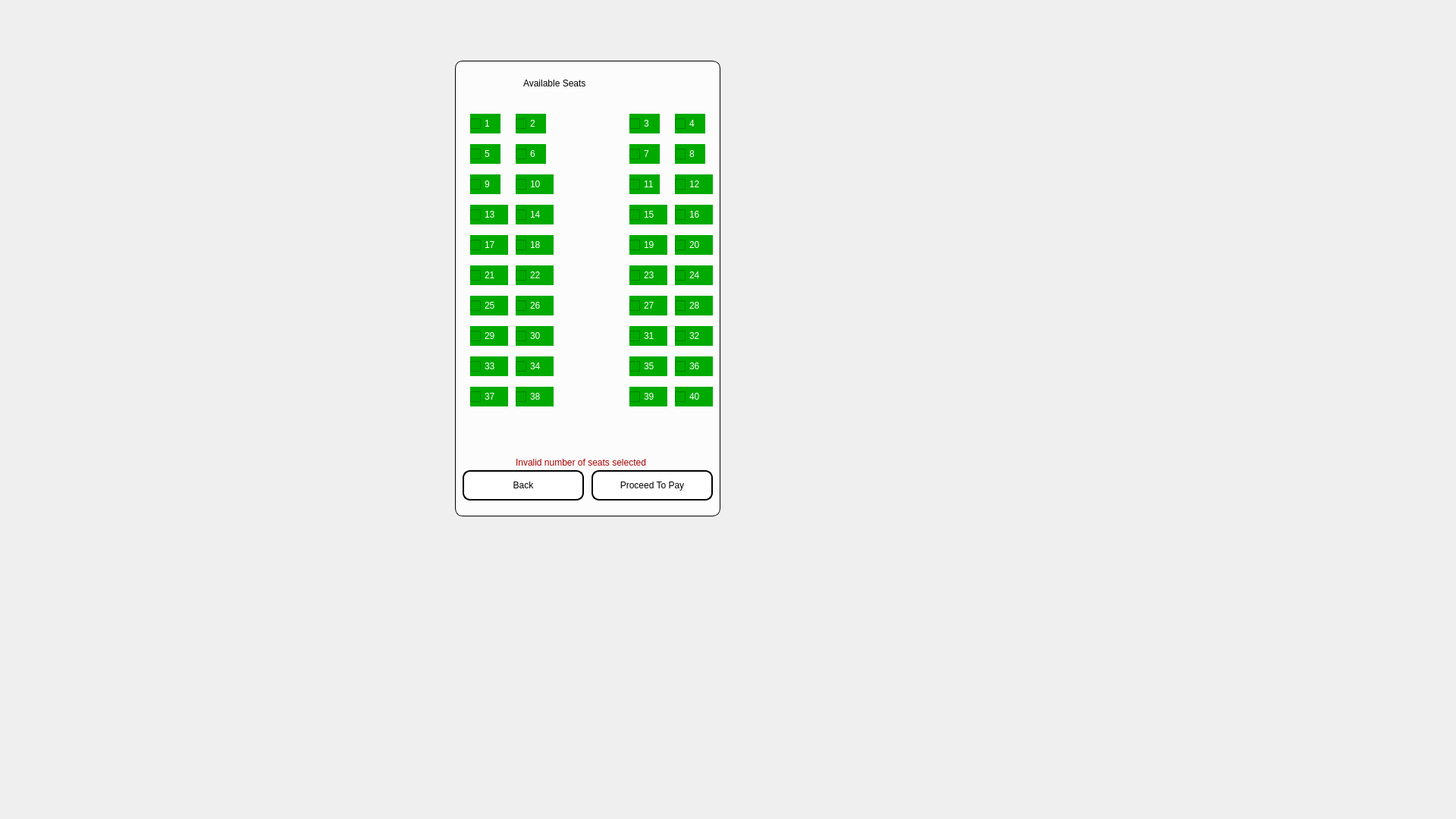
<?xml version="1.0" encoding="UTF-8"?>
<ui version="4.0">
 <class>Seats</class>
 <widget class="QDialog" name="Seats">
  <property name="geometry">
   <rect>
    <x>0</x>
    <y>0</y>
    <width>1920</width>
    <height>1080</height>
   </rect>
  </property>
  <property name="windowTitle">
   <string>Dialog</string>
  </property>
  <property name="styleSheet">
   <string notr="true">#Seats{
border-image: url(:/images/seatsss.jpg);}
#frame{
background-color: rgba(255, 255, 255,0.8);
border-style: outset;
border-width: 1px;
border-radius: 10px;
border-color: black;
}
QPushButton{
border-style: outset;
border-width: 2px;
border-radius: 10px;
border-color: rgb(0, 0, 0);
background-color:white;
color:black;
}
*{
font: 700 12pt &quot;Nexa Bold&quot;;
color: black;
}
QPushButton:hover{
border-style: outset;
border-width: 2px;
border-radius: 10px;
border-color: rgb(0, 0, 0);
background-color:black;
color:white;
}
QCheckBox{
background-color: rgb(0, 170, 0);
color:white;
}
</string>
  </property>
  <widget class="QFrame" name="frame">
   <property name="geometry">
    <rect>
     <x>600</x>
     <y>80</y>
     <width>350</width>
     <height>601</height>
    </rect>
   </property>
   <property name="frameShape">
    <enum>QFrame::StyledPanel</enum>
   </property>
   <property name="frameShadow">
    <enum>QFrame::Raised</enum>
   </property>
   <widget class="QPushButton" name="pushButton">
    <property name="geometry">
     <rect>
      <x>180</x>
      <y>540</y>
      <width>160</width>
      <height>40</height>
     </rect>
    </property>
    <property name="text">
     <string>Proceed To Pay</string>
    </property>
   </widget>
   <widget class="QCheckBox" name="c1">
    <property name="geometry">
     <rect>
      <x>20</x>
      <y>70</y>
      <width>40</width>
      <height>26</height>
     </rect>
    </property>
    <property name="styleSheet">
     <string notr="true"/>
    </property>
    <property name="text">
     <string>1</string>
    </property>
   </widget>
   <widget class="QCheckBox" name="c3">
    <property name="geometry">
     <rect>
      <x>230</x>
      <y>70</y>
      <width>40</width>
      <height>26</height>
     </rect>
    </property>
    <property name="text">
     <string>3</string>
    </property>
   </widget>
   <widget class="QCheckBox" name="c5">
    <property name="geometry">
     <rect>
      <x>20</x>
      <y>110</y>
      <width>40</width>
      <height>26</height>
     </rect>
    </property>
    <property name="text">
     <string>5</string>
    </property>
   </widget>
   <widget class="QCheckBox" name="c7">
    <property name="geometry">
     <rect>
      <x>230</x>
      <y>110</y>
      <width>40</width>
      <height>26</height>
     </rect>
    </property>
    <property name="text">
     <string>7</string>
    </property>
   </widget>
   <widget class="QCheckBox" name="c9">
    <property name="geometry">
     <rect>
      <x>20</x>
      <y>150</y>
      <width>40</width>
      <height>26</height>
     </rect>
    </property>
    <property name="text">
     <string>9</string>
    </property>
   </widget>
   <widget class="QCheckBox" name="c13">
    <property name="geometry">
     <rect>
      <x>20</x>
      <y>190</y>
      <width>50</width>
      <height>26</height>
     </rect>
    </property>
    <property name="text">
     <string>13</string>
    </property>
   </widget>
   <widget class="QCheckBox" name="c19">
    <property name="geometry">
     <rect>
      <x>230</x>
      <y>230</y>
      <width>50</width>
      <height>26</height>
     </rect>
    </property>
    <property name="text">
     <string>19</string>
    </property>
   </widget>
   <widget class="QCheckBox" name="c15">
    <property name="geometry">
     <rect>
      <x>230</x>
      <y>190</y>
      <width>50</width>
      <height>26</height>
     </rect>
    </property>
    <property name="text">
     <string>15</string>
    </property>
   </widget>
   <widget class="QCheckBox" name="c17">
    <property name="geometry">
     <rect>
      <x>20</x>
      <y>230</y>
      <width>50</width>
      <height>26</height>
     </rect>
    </property>
    <property name="text">
     <string>17</string>
    </property>
   </widget>
   <widget class="QCheckBox" name="c11">
    <property name="geometry">
     <rect>
      <x>230</x>
      <y>150</y>
      <width>40</width>
      <height>26</height>
     </rect>
    </property>
    <property name="text">
     <string>11</string>
    </property>
   </widget>
   <widget class="QCheckBox" name="c35">
    <property name="geometry">
     <rect>
      <x>230</x>
      <y>390</y>
      <width>50</width>
      <height>26</height>
     </rect>
    </property>
    <property name="text">
     <string>35</string>
    </property>
   </widget>
   <widget class="QCheckBox" name="c31">
    <property name="geometry">
     <rect>
      <x>230</x>
      <y>350</y>
      <width>50</width>
      <height>26</height>
     </rect>
    </property>
    <property name="text">
     <string>31</string>
    </property>
   </widget>
   <widget class="QCheckBox" name="c23">
    <property name="geometry">
     <rect>
      <x>230</x>
      <y>270</y>
      <width>50</width>
      <height>26</height>
     </rect>
    </property>
    <property name="text">
     <string>23</string>
    </property>
   </widget>
   <widget class="QCheckBox" name="c29">
    <property name="geometry">
     <rect>
      <x>20</x>
      <y>350</y>
      <width>50</width>
      <height>26</height>
     </rect>
    </property>
    <property name="text">
     <string>29</string>
    </property>
   </widget>
   <widget class="QCheckBox" name="c37">
    <property name="geometry">
     <rect>
      <x>20</x>
      <y>430</y>
      <width>50</width>
      <height>26</height>
     </rect>
    </property>
    <property name="text">
     <string>37</string>
    </property>
   </widget>
   <widget class="QCheckBox" name="c25">
    <property name="geometry">
     <rect>
      <x>20</x>
      <y>310</y>
      <width>50</width>
      <height>26</height>
     </rect>
    </property>
    <property name="text">
     <string>25</string>
    </property>
   </widget>
   <widget class="QCheckBox" name="c33">
    <property name="geometry">
     <rect>
      <x>20</x>
      <y>390</y>
      <width>50</width>
      <height>26</height>
     </rect>
    </property>
    <property name="text">
     <string>33</string>
    </property>
   </widget>
   <widget class="QCheckBox" name="c39">
    <property name="geometry">
     <rect>
      <x>230</x>
      <y>430</y>
      <width>50</width>
      <height>26</height>
     </rect>
    </property>
    <property name="text">
     <string>39</string>
    </property>
   </widget>
   <widget class="QCheckBox" name="c27">
    <property name="geometry">
     <rect>
      <x>230</x>
      <y>310</y>
      <width>50</width>
      <height>26</height>
     </rect>
    </property>
    <property name="text">
     <string>27</string>
    </property>
   </widget>
   <widget class="QCheckBox" name="c21">
    <property name="geometry">
     <rect>
      <x>20</x>
      <y>270</y>
      <width>50</width>
      <height>26</height>
     </rect>
    </property>
    <property name="text">
     <string>21</string>
    </property>
   </widget>
   <widget class="QCheckBox" name="c16">
    <property name="geometry">
     <rect>
      <x>290</x>
      <y>190</y>
      <width>50</width>
      <height>26</height>
     </rect>
    </property>
    <property name="text">
     <string>16</string>
    </property>
   </widget>
   <widget class="QCheckBox" name="c12">
    <property name="geometry">
     <rect>
      <x>290</x>
      <y>150</y>
      <width>50</width>
      <height>26</height>
     </rect>
    </property>
    <property name="text">
     <string>12</string>
    </property>
   </widget>
   <widget class="QCheckBox" name="c4">
    <property name="geometry">
     <rect>
      <x>290</x>
      <y>70</y>
      <width>40</width>
      <height>26</height>
     </rect>
    </property>
    <property name="text">
     <string>4</string>
    </property>
   </widget>
   <widget class="QCheckBox" name="c32">
    <property name="geometry">
     <rect>
      <x>290</x>
      <y>350</y>
      <width>50</width>
      <height>26</height>
     </rect>
    </property>
    <property name="text">
     <string>32</string>
    </property>
   </widget>
   <widget class="QCheckBox" name="c38">
    <property name="geometry">
     <rect>
      <x>80</x>
      <y>430</y>
      <width>50</width>
      <height>26</height>
     </rect>
    </property>
    <property name="text">
     <string>38</string>
    </property>
   </widget>
   <widget class="QCheckBox" name="c36">
    <property name="geometry">
     <rect>
      <x>290</x>
      <y>390</y>
      <width>50</width>
      <height>26</height>
     </rect>
    </property>
    <property name="text">
     <string>36</string>
    </property>
   </widget>
   <widget class="QCheckBox" name="c10">
    <property name="geometry">
     <rect>
      <x>80</x>
      <y>150</y>
      <width>50</width>
      <height>26</height>
     </rect>
    </property>
    <property name="text">
     <string>10</string>
    </property>
   </widget>
   <widget class="QCheckBox" name="c34">
    <property name="geometry">
     <rect>
      <x>80</x>
      <y>390</y>
      <width>50</width>
      <height>26</height>
     </rect>
    </property>
    <property name="text">
     <string>34</string>
    </property>
   </widget>
   <widget class="QCheckBox" name="c18">
    <property name="geometry">
     <rect>
      <x>80</x>
      <y>230</y>
      <width>50</width>
      <height>26</height>
     </rect>
    </property>
    <property name="text">
     <string>18</string>
    </property>
   </widget>
   <widget class="QCheckBox" name="c40">
    <property name="geometry">
     <rect>
      <x>290</x>
      <y>430</y>
      <width>50</width>
      <height>26</height>
     </rect>
    </property>
    <property name="text">
     <string>40</string>
    </property>
   </widget>
   <widget class="QCheckBox" name="c6">
    <property name="geometry">
     <rect>
      <x>80</x>
      <y>110</y>
      <width>40</width>
      <height>26</height>
     </rect>
    </property>
    <property name="text">
     <string>6</string>
    </property>
   </widget>
   <widget class="QCheckBox" name="c26">
    <property name="geometry">
     <rect>
      <x>80</x>
      <y>310</y>
      <width>50</width>
      <height>26</height>
     </rect>
    </property>
    <property name="text">
     <string>26</string>
    </property>
   </widget>
   <widget class="QCheckBox" name="c14">
    <property name="geometry">
     <rect>
      <x>80</x>
      <y>190</y>
      <width>50</width>
      <height>26</height>
     </rect>
    </property>
    <property name="text">
     <string>14</string>
    </property>
   </widget>
   <widget class="QCheckBox" name="c30">
    <property name="geometry">
     <rect>
      <x>80</x>
      <y>350</y>
      <width>50</width>
      <height>26</height>
     </rect>
    </property>
    <property name="text">
     <string>30</string>
    </property>
   </widget>
   <widget class="QCheckBox" name="c22">
    <property name="geometry">
     <rect>
      <x>80</x>
      <y>270</y>
      <width>50</width>
      <height>26</height>
     </rect>
    </property>
    <property name="text">
     <string>22</string>
    </property>
   </widget>
   <widget class="QCheckBox" name="c24">
    <property name="geometry">
     <rect>
      <x>290</x>
      <y>270</y>
      <width>50</width>
      <height>26</height>
     </rect>
    </property>
    <property name="text">
     <string>24</string>
    </property>
   </widget>
   <widget class="QCheckBox" name="c20">
    <property name="geometry">
     <rect>
      <x>290</x>
      <y>230</y>
      <width>50</width>
      <height>26</height>
     </rect>
    </property>
    <property name="text">
     <string>20</string>
    </property>
   </widget>
   <widget class="QCheckBox" name="c8">
    <property name="geometry">
     <rect>
      <x>290</x>
      <y>110</y>
      <width>40</width>
      <height>26</height>
     </rect>
    </property>
    <property name="text">
     <string>8</string>
    </property>
   </widget>
   <widget class="QCheckBox" name="c28">
    <property name="geometry">
     <rect>
      <x>290</x>
      <y>310</y>
      <width>50</width>
      <height>26</height>
     </rect>
    </property>
    <property name="text">
     <string>28</string>
    </property>
   </widget>
   <widget class="QCheckBox" name="c2">
    <property name="geometry">
     <rect>
      <x>80</x>
      <y>70</y>
      <width>40</width>
      <height>26</height>
     </rect>
    </property>
    <property name="text">
     <string>2</string>
    </property>
   </widget>
   <widget class="QLabel" name="label">
    <property name="geometry">
     <rect>
      <x>80</x>
      <y>490</y>
      <width>241</width>
      <height>20</height>
     </rect>
    </property>
    <property name="text">
     <string/>
    </property>
   </widget>
   <widget class="QLabel" name="label_2">
    <property name="geometry">
     <rect>
      <x>90</x>
      <y>20</y>
      <width>211</width>
      <height>20</height>
     </rect>
    </property>
    <property name="styleSheet">
     <string notr="true">font: 700 17pt &quot;Nexa Bold&quot;;</string>
    </property>
    <property name="text">
     <string>Available Seats</string>
    </property>
   </widget>
   <widget class="QLabel" name="error">
    <property name="geometry">
     <rect>
      <x>80</x>
      <y>520</y>
      <width>221</width>
      <height>20</height>
     </rect>
    </property>
    <property name="styleSheet">
     <string notr="true">color: rgb(170, 0, 0);
font: 9pt &quot;Segoe UI&quot;;</string>
    </property>
    <property name="text">
     <string>Invalid number of seats selected</string>
    </property>
   </widget>
   <widget class="QPushButton" name="pushButton_2">
    <property name="geometry">
     <rect>
      <x>10</x>
      <y>540</y>
      <width>160</width>
      <height>40</height>
     </rect>
    </property>
    <property name="text">
     <string>Back</string>
    </property>
   </widget>
  </widget>
 </widget>
 <resources/>
 <connections/>
</ui>
